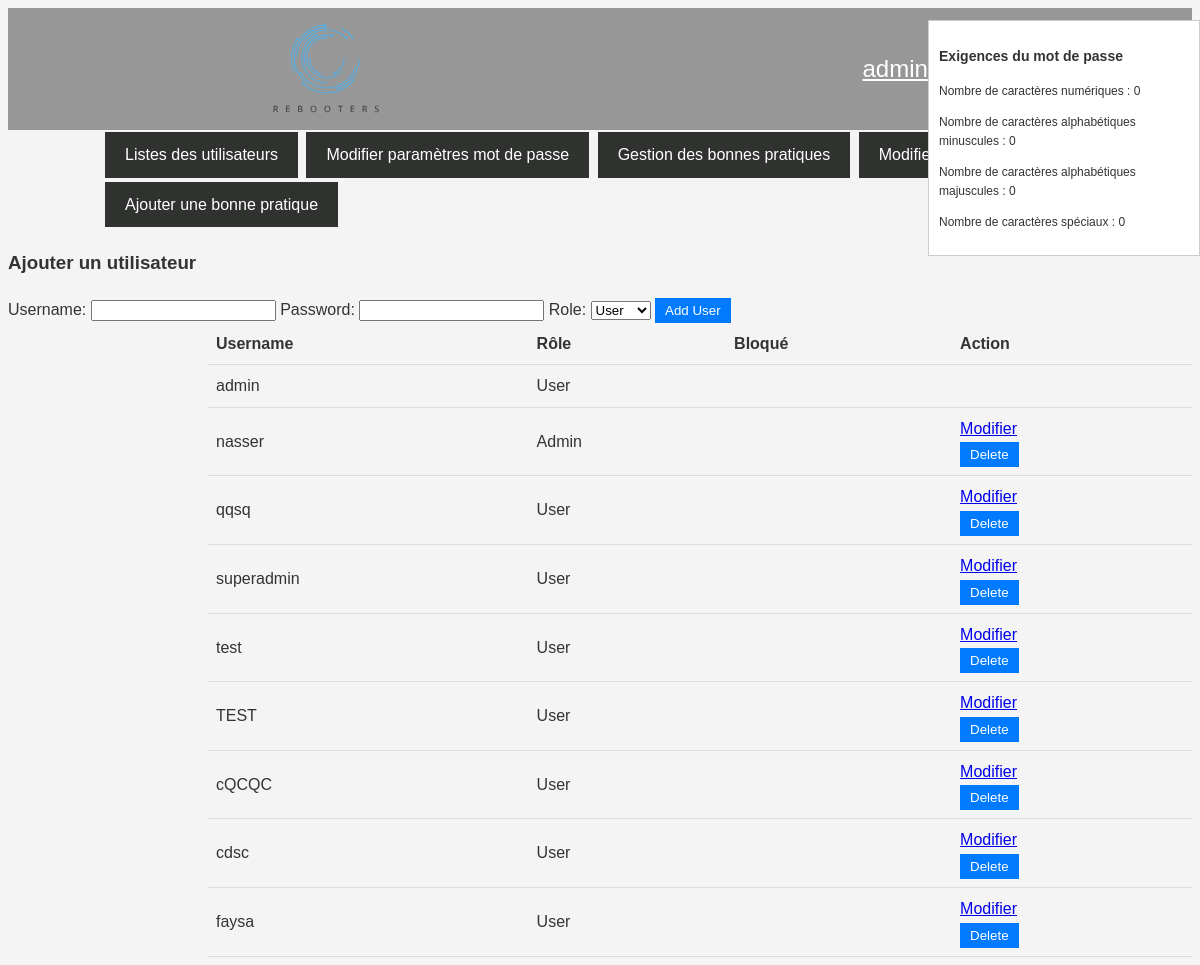
Screenshot of /Superadmin/superadmin_users_list.php (signed in) with the database file from the repository.
### tables this page shows
CREATE TABLE IF NOT EXISTS `utilisateurs` (
  `IDUtilisateur` int NOT NULL AUTO_INCREMENT,
  `NomUtilisateur` varchar(60) NOT NULL,
  `MotDePasse` varchar(255) NOT NULL,
  `TypeUtilisateur` enum('0','1','2') NOT NULL,
  `NBtentative` tinyint NOT NULL DEFAULT '0',
  `Bloque` tinyint(1) NOT NULL DEFAULT '0',
  PRIMARY KEY (`IDUtilisateur`)
);

### Superadmin/superadmin_users_list.php (the view, shortened to what this page needs)
<?php
include("../Database/base.php");
$stmt = $bd->prepare("SELECT NomUtilisateur, TypeUtilisateur, Bloque FROM Utilisateurs");
$stmt->execute();
$users = $stmt->fetchAll(PDO::FETCH_ASSOC);
$currentUsername = $_SESSION['username'];
foreach ($users as $index => $user) {
    if ($user['NomUtilisateur'] === $currentUsername) {
        unset($users[$index]);
        array_unshift($users, $user);
        break;
    }
}
$usernameToModify = isset($_GET['modify']) ? $_GET['modify'] : null;
?>
<!DOCTYPE html>
<html lang="fr">
<head>
  <link rel="stylesheet" href="/Styles/admin.css">
  <link href="https://maxcdn.bootstrapcdn.com/font-awesome/4.7.0/css/font-awesome.min.css" rel="stylesheet">
</head>
<body>
<nav>
    <div class="logo">
        <img src="/Images/logo.svg" alt="REBOOTERS Logo" height="200" >
    </div>
    <div>
        <div class="user-menu">
            <a href="./superadmin_home.php" class="menu-button"><?php echo htmlspecialchars($currentUsername); ?></a>
            <button class="user-button">☰</button>
        </div>
    </div>
</nav>
<?php
$stmt = $bd->prepare("SELECT * FROM PasswordRequirements");
$stmt->execute();
$requirements = $stmt->fetch(PDO::FETCH_ASSOC);
if ($requirements !== false) {
    $n = $requirements['n'];
    $p = $requirements['p'];
    $q = $requirements['q'];
    $r = $requirements['r'];
} else {
    $n = $p = $q = $r = 0;
}
?>
<div class="requirements-container">
    <h3>Exigences du mot de passe</h3>
    <p>Nombre de caractères numériques : <?php echo $n; ?></p>
    <p>Nombre de caractères alphabétiques minuscules : <?php echo $p; ?></p>
    <p>Nombre de caractères alphabétiques majuscules : <?php echo $q; ?></p>
    <p>Nombre de caractères spéciaux : <?php echo $r; ?></p>
</div>
<div class="menu">
    <a href="superadmin_users_list.php">Listes des utilisateurs</a>
    <a href="superadmin_banned_users.php">Modifier paramètres mot de passe</a>
    <a href="superadmin_bp.php">Gestion des bonnes pratiques</a>
    <a href="superadmin_editprog.php">Modifier un programmee</a>
    <a href="superadmin_addbp.php">Ajouter une bonne pratique</a>
</div>
<h3>Ajouter un utilisateur</h3>
<form action="../Database/add_user.php" method="post">
    <label for="username">Username:</label>
    <input type="text" id="username" name="username" required>
    <label for="password">Password:</label>
    <input type="password" id="password" name="password" required>
    <label for="role">Role:</label>
    <select id="role" name="role">
        <option value="0">User</option>
    </select>
    <button type="submit"> Add User </button>
</form>
<div class="content">
    <table>
        <tr>
            <th>Username</th>
            <th>Rôle</th>
            <th>Bloqué</th>
            <th>Action</th>
        </tr>
        <?php foreach ($users as $user): ?>
            <tr>
                <td><?php echo htmlspecialchars($user['NomUtilisateur']); ?></td>
                <td><?php echo $user['TypeUtilisateur'] == 1 ? 'Admin' : 'User'; ?></td>
                <td><?php echo $user['Bloque'] == 1 ? 'Oui' : ''; ?></td>
                <td>
                    <?php if ($usernameToModify === $user['NomUtilisateur'] && $currentUsername !== $user['NomUtilisateur']): ?>
                    <?php else: ?>
                        <?php if ($currentUsername !== $user['NomUtilisateur']): ?>
                            <a href="?edit=<?php echo urlencode($user['NomUtilisateur']); ?>">Modifier</a>
                            <form action="../Database/delete_user.php" method="POST" onsubmit="return confirm('Are you sure ?');">
                                <button type="submit">Delete</button>
                            </form>
                        <?php endif; ?>
                    <?php endif; ?>
                </td>
            </tr>
        <?php endforeach; ?>
    </table>
</div>
</body>
</html>

### Styles/admin.css (style rules this page uses)
body { font-family: Arial, sans-serif; background: #f4f4f4; color: #333; line-height: 1.6; }
nav { background-color: #979797; color: white; padding: 1rem 0; display: flex; justify-content: space-around; align-items: center; }
.logo { font-size: 1.5rem; font-weight: bold; display: flex; align-items: center; }
.menu-button, .user-button { background: none; border: none; cursor: pointer; color: white; font-size: 1.5rem; }
.user-menu { position: relative; display: inline-block; }
.logo { height: 90px; }
.content { margin-left: 200px; }
table { width: 100%; border-collapse: collapse; }
th, td { text-align: left; padding: 8px; border-bottom: 1px solid #ddd; }
.menu a { display: inline-block; padding: 10px 20px; margin: 2px; background-color: #2f322f; color: white; text-decoration: none; font-size: 16px; }
.menu { margin-left: 95px; }
button { cursor: pointer; padding: 5px 10px; border: none; background-color: #007BFF; color: white; }

### Superadmin/superadmin_users_list.php (style rules this page uses)
.requirements-container { position: fixed; top: 20px; right: 0; background: #fff; border: 1px solid #ccc; padding: 10px; z-index: 1000; width: 250px; font-size: 12px; }

### rows the page displays
utilisateurs: NomUtilisateur "admin", TypeUtilisateur "User"
utilisateurs: NomUtilisateur "nasser", TypeUtilisateur "Admin"
utilisateurs: NomUtilisateur "qqsq", TypeUtilisateur "User"
utilisateurs: NomUtilisateur "superadmin", TypeUtilisateur "User"
utilisateurs: NomUtilisateur "test", TypeUtilisateur "User"
utilisateurs: NomUtilisateur "TEST", TypeUtilisateur "User"
utilisateurs: NomUtilisateur "cQCQC", TypeUtilisateur "User"
utilisateurs: NomUtilisateur "cdsc", TypeUtilisateur "User"
utilisateurs: NomUtilisateur "faysa", TypeUtilisateur "User"

### other values shown
$currentUsername "admin"
$n "0"
$p "0"
$q "0"
$r "0"
